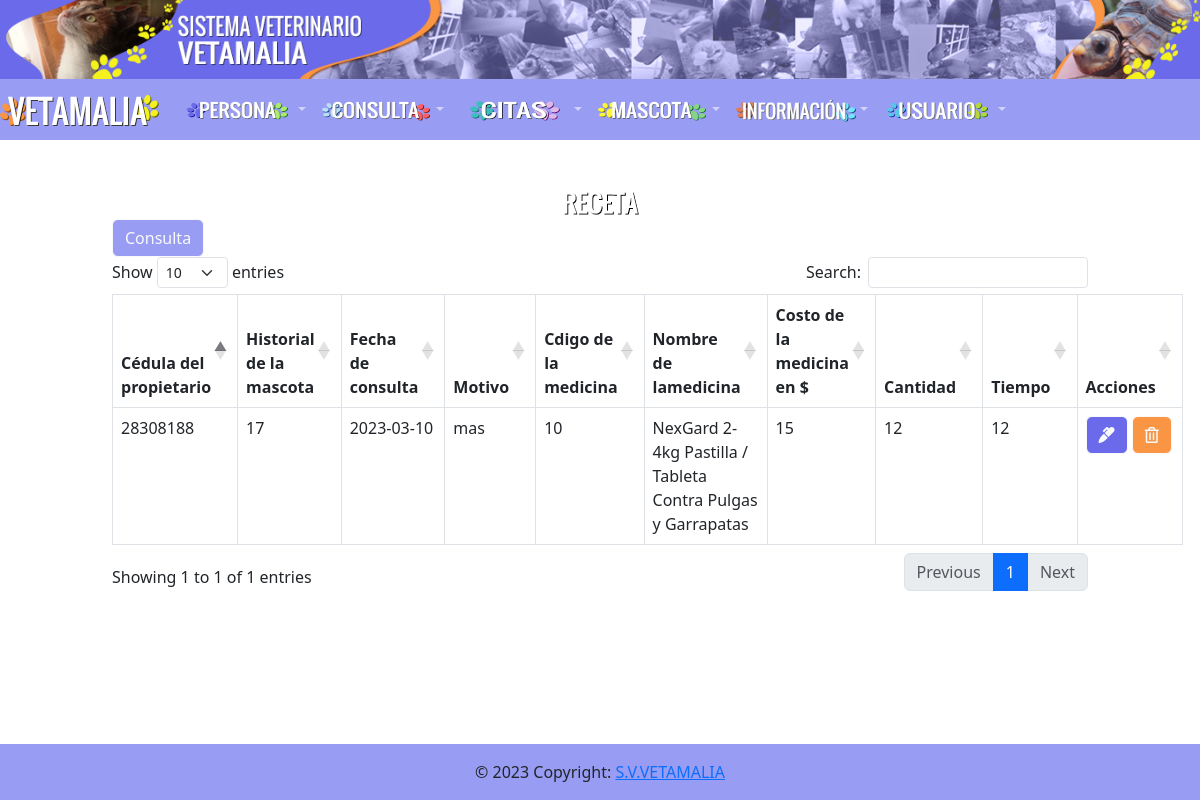
The page /recetar/receta.php on the database its author committed.
### tables this page shows
CREATE TABLE `receta` (
  `cedula_propietario` int(20) NOT NULL,
  `historial` int(50) NOT NULL,
  `codigo_medicina` int(50) NOT NULL,
  `fecha_consulta` date NOT NULL,
  `cantidad` varchar(50) NOT NULL,
  `tiempo` varchar(50) NOT NULL
);

CREATE TABLE `consulta` (
  `cedula_propietario` int(15) NOT NULL,
  `historial` int(50) NOT NULL,
  `cedula_medico` int(15) NOT NULL,
  `fecha_consulta` date NOT NULL,
  `motivo` text NOT NULL,
  `rxm` varchar(50) NOT NULL,
  `pxm` varchar(50) NOT NULL,
  `temperatura` varchar(50) NOT NULL
);

CREATE TABLE `medicina` (
  `codigo_medicina` int(150) NOT NULL,
  `nombre_medicina` varchar(150) NOT NULL,
  `costo` float NOT NULL
);

### recetar/receta.php (the view, shortened to what this page needs)
<?php include("../database/db.php");?>
<?php include("../include/headers.php")?>
<div class="container p-4">
    <div class="row">
        <div class="col-md-10 mx-auto" style="width: 1000px; margin-top: 20px !important; margin-bottom: 40px !important;">
            <img src="../img/Receta.png" class="rounded mx-auto d-block" width="160" height="35"></a>
            <a href="../consulta/consulta.php" class="btn btn-outline-light" type="button" style="background-color: #989cf3">Consulta</a>
            <table class="table table-bordered" id="example">
                <thead>
                    <tr>
                        <th>Cédula del propietario</th>
                        <th>Historial de la mascota</th>
                        <th>Fecha de consulta</th>
                        <th>Motivo</th>
                        <th>Cdigo de la medicina</th>
                        <th>Nombre de lamedicina</th>
                        <th>Costo de la medicina en $</th>
                        <th>Cantidad</th>
                        <th>Tiempo</th>
                        <th>Acciones</th>
                    </tr>
                </thead>
                <tbody>
                    <?php
                        $query = "SELECT * FROM receta, medicina, consulta WHERE receta.codigo_medicina = medicina.codigo_medicina and receta.cedula_propietario = consulta.cedula_propietario";
                        $resultado = mysqli_query($conn,$query);
                        while($row =mysqli_fetch_array($resultado)) {?>
                        <tr>
                            <td><?php echo $row['cedula_propietario']?></td>
                            <td><?php echo $row['historial']?></td>
                            <td><?php echo $row['fecha_consulta']?></td>
                            <td><?php echo $row['motivo']?></td>
                            <td><?php echo $row['codigo_medicina']?></td>
                            <td><?php echo $row['nombre_medicina']?></td>
                            <td><?php echo $row['costo']?></td>
                            <td><?php echo $row['cantidad']?></td>
                            <td><?php echo $row['tiempo']?></td>
                            <td>
                                <?php
                                $id = $row['historial'];
                                $fecha = $row['fecha_consulta'];
                                $cedula = $row['cedula_propietario'];
                                $codigo = $row['codigo_medicina'];
                                ?>
                                <?php echo "<a href='edit.php?id=$id&fecha=$fecha&cedula=$cedula&codigo=$codigo' title='editar' class='btn btn-outline-light' type='button' style='background-color: #6a6aeb' terget='_blank' onclick='return  ConfirmarEditar()'><i class='fas fa-marker'></i></a>"?>
                                <?php echo "<a href='delete.php?id=$id&fecha=$fecha&cedula=$cedula&codigo=$codigo' title='Eliminar' class='btn btn-outline-light' type='button' style='background-color: #fa9543' terget='_blank' onclick='return ConfirmarEliminar()'><i class='far fa-trash-alt'></i></a>"?>
                            </td>
                        </tr>
                    <?php }?>
                </tbody>
            </table>
        </div>
    </div>
</div>
<?php include("../include/footer.php");

### rows shown on the page
receta: consulta.cedula_propietario "28308188", consulta.historial "17", consulta.fecha_consulta "2023-03-10", consulta.motivo "mas", codigo_medicina.codigo_medicina "10", codigo_medicina.nombre_medicina "NexGard 2-4kg Pastilla / Tableta Contra Pulgas y Garrapatas", codigo_medicina.costo "15", cantidad "12", tiempo "12"
